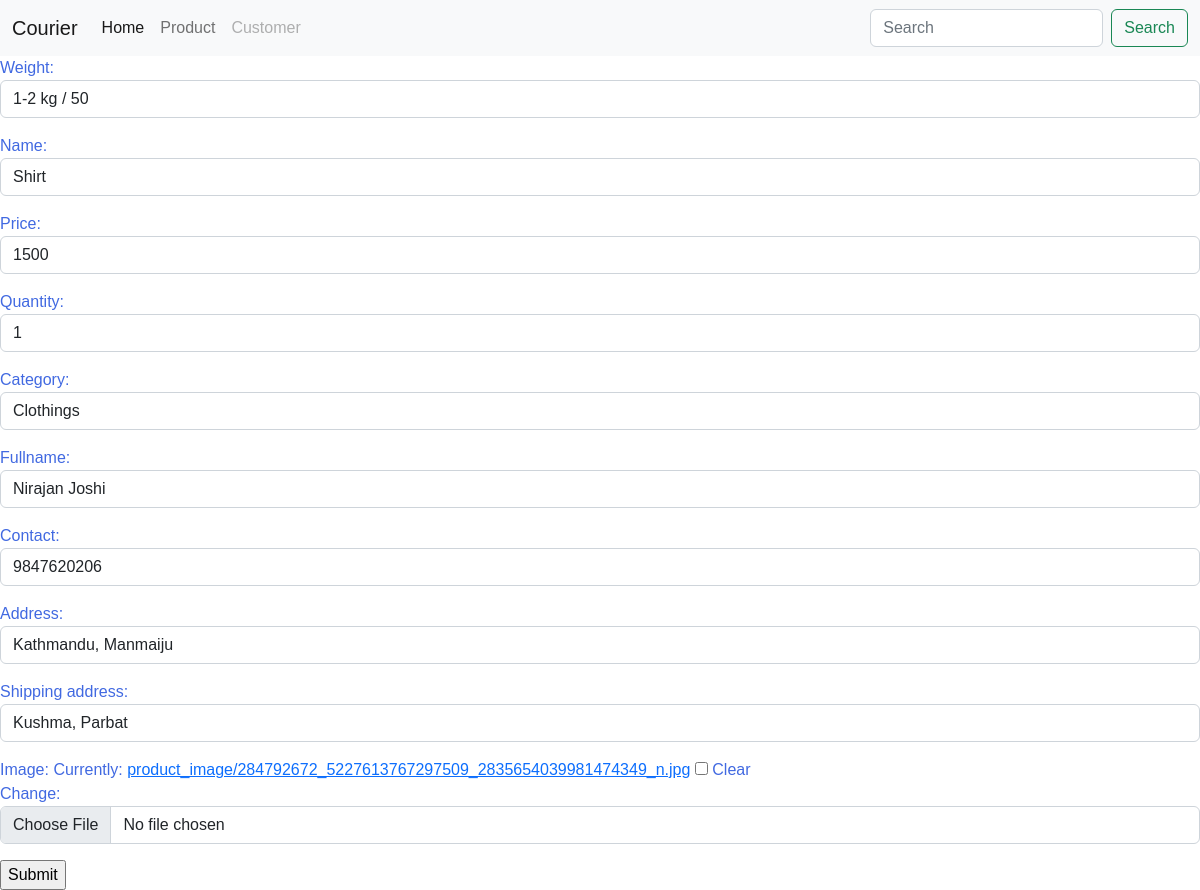
/product/edit-product/11/, run on the app's committed database.
### product/models.py (models this page shows, shortened)
class Product(models.Model):
    STATUS_CHOICE=(
        ('pending',"PENDING"),
        ('delivered','DELIVERED'),
        ('return','RETURN')
    )
    weight=models.ForeignKey(Weight, on_delete=models.CASCADE)
    name=models.CharField(max_length=255)
    price=models.CharField(max_length=255)
    quantity=models.IntegerField()
    category=models.CharField(max_length=255)
    fullname=models.CharField(max_length=255)
    contact=models.CharField(max_length=255)
    address=models.CharField(max_length=255)
    status=models.CharField(max_length=50, choices=STATUS_CHOICE)
    shipping_address=models.CharField(max_length=255, null=True, blank=True)
    remarks=models.TextField(null=True, blank=True )
    image=models.ImageField(upload_to='product_image/', blank=True, null=True)
    user=models.ForeignKey(User, on_delete=models.CASCADE, null= True)
    created=models.DateTimeField(auto_now_add=True)
    modified=models.DateTimeField(auto_now=True)

class Weight(models.Model):
    weight_range=models.CharField(max_length=255, unique=True)
    price=models.CharField(max_length=255)
    def __str__(self):
        return f"{self.weight_range} / {self.price}"

### product/views.py (the view)
# urls.py: path('edit-product/<int:id>/', edit_product, name='edit_product'),
def edit_product(request, id):
    product=get_object_or_404(Product, id=id)
    form=ProductForm(request.POST or None, request.FILES or None, instance=product)
    if form.is_valid():
        form.save()
        return HttpResponseRedirect(reverse('product:product_list'))
    context={'form':form}
    return render(request, 'form.html', context)

### product/forms.py
class ProductForm(forms.ModelForm):
    class Meta:
        model=Product
        fields='__all__'
        exclude= ('status','remarks','user')
    def __init__(self, *args, **kwargs):
        super().__init__(*args, **kwargs)
        for i in self.visible_fields():
            i.field.widget.attrs['class']='form-control'

### product/templates/form.html (shortened to what this page needs)
{% extends 'base.html' %}
{% block navbar %}
    {% include 'components/navbar.html' %}
{% endblock navbar %}
{% block content %}
<form method="post", action="", enctype="multipart/form-data">
    {{ form.as_p }}
    <input type="submit" name="submit" value="Submit">
</form>
{% endblock content %}

### staticfiles/css/style.css (style rules this page uses)
* { margin: 0; box-sizing: border-box; }
body { font-family: sans-serif; font-size: 16px; }
p { color: royalblue; }

### data on the page
Product: weight "1-2 kg / 50", name "Shirt", quantity "1", category "Clothings", fullname "Nirajan Joshi", contact "9847620206", address "Kathmandu, Manmaiju", shipping_address "Kushma, Parbat"
Weight: price "1500"
